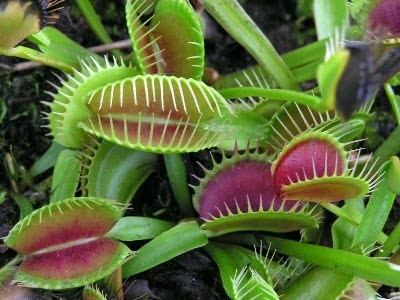
#> input picture image-processing/data/DL04_Img1.jpg, 400 x 300 px
$ python image.py   (Python 2 division)   (older library calls are emulated)
#> lines starting #> are read from the running program, lines starting #| are printed output that depends on the picture; after the words box and inside, x2 and y2 are one past the last pixel; in counts of white or black regions, pixels touching at a corner belong together; long printed decimals are rounded
### image-processing/src/convolution.py
import numpy as np

def linear_conv(kernel, vector, type='full'):
    """Realize linear convolution between two one-dimensional arrays.

    Keyword arguments:
    kernel -- first input array
    vector -- second input array
    type   -- mode of the convolution (default 'full' )
    """

    #create result vector
    if type=='full':
        m = len(vector) + len(kernel) - 1
        diff = 0
    elif type=='same':
        m = len(vector) if len(vector) >  len(kernel) else len(kernel)
        diff = int(np.ceil(2 * m  - len(kernel) - len(vector))/2)

    result = [ 0 for x in range(m)]

    for i in range(len(vector), m+1):
        vector = np.insert(vector, len(vector), 0)
    for i in range(len(kernel), m+1):
        kernel = np.insert(kernel, len(kernel), 0)

    #convolution
    for i in range(diff, m+diff):
        sum = 0
        for j in range(0, i+1):
            sum += vector[j] * kernel[i-j]
        result[i-diff] = sum

    return result

### image-processing/src/conv2d.py
import numpy as np

def linear_conv2d(kernel, vector, type='full'):
    """Realize linear convolution between two one-dimensional arrays.

    Keyword arguments:
    kernel -- first input array
    vector -- second input array
    type   -- mode of the convolution (default 'full' )
    """

    #create result vector
    m = len(vector) + len(kernel) - 1

    resultParcial = [[ 0 for x in range(0, m)] for y in range(0, m)]
    vec = [[ 0 for x in range(0, m)] for y in range(0, m)]
    ker = [[ 0 for x in range(0, m)] for y in range(0, m)]

    for i in range(0, len(vector)):
    	for j in range(0, len(vector)):
    		vec[i][j] = vector[i][j]

    for i in range(0, len(kernel)):
    	for j in range(0, len(kernel)):
    		ker[i][j] = kernel[i][j]

    #convolution
    for j in range(0, m):
    	for k in range(0, m):
    		sum = 0
    		for p in range(0, j+	1):
    			for q in range(0, k+1):
    				sum += ker[p][q] * vec[j-p][k-q]

    		resultParcial[j][k] = sum;

    # check if same
    if type == 'same':
    	tam = len(kernel)
    	diff = (len(vector)-1)/2

    	result = [[ 0 for x in range(0, tam)] for y in range(0, tam)]
    	for x in range(diff, m-diff):
    		for y in range(diff, m-diff):
    			result[x-diff][y-diff] = resultParcial[x][y]

    elif type == 'full':
    	result = resultParcial

    return result

### image-processing/src/filters.py
import cv2
import numpy as np

def apply_filter(image, filter, filepath, type=None, noise=None):
    """Apply filter to image.

    Keyword arguments:
    image      -- matrix with image
    filter     -- matrix containing
    filepath   -- path where image will be save
    """

    if (type == None):
        result = cv2.filter2D(image, -1, filter)
    elif (type == 'median'):
        result = cv2.medianBlur(image,noise)
    elif (type == 'laplace'):
        result = cv2.Laplacian(image,cv2.CV_64F)
    elif (type == 'sobel'):
        result = cv2.Sobel(image,cv2.CV_64F,0,1,ksize=3)
    elif (type == 'canny'):
        result = cv2.Canny(image,100,200)

    cv2.imwrite(filepath, result)
    return result

def segmentation_region(image, filepath):

    # define the list of boundaries BGR
    # first is lower bound and second upper bound
    boundaries = [
    	([0, 120, 120], [30, 255, 255]), #Norte
    	([0, 120, 0], [20, 255, 80]), # Nordeste
    	([0, 0, 140], [20, 40, 255]), # Centro-Oeste
    	([120, 0, 0], [255, 100, 100]), #Suldeste
    	([120, 120, 0], [255, 255, 50]) #Sul
    ]

    images = list()

    # loop over the boundaries
    i = 0
    for (lower, upper) in boundaries:
    	# create NumPy arrays from the boundaries
    	lower = np.array(lower, dtype = "uint8")
    	upper = np.array(upper, dtype = "uint8")

    	# find the colors within the specified boundaries and apply
    	# the mask
    	mask = cv2.inRange(image, lower, upper)
    	output = cv2.bitwise_and(image, image, mask = mask)

    	images.append(output)

    	# show the images
    	cv2.imwrite(filepath+ "/map"+str(i)+".png",  output)
    	i+=1

    return images

def mse(image1, image2):
	"""Calculate Mean Square Error

    Keyword arguments:
    image1     -- matrix with image
    image2     -- matrix with image
    """

	error = ((image1 - image2) ** 2).mean(axis=None)

	return error


### image-processing/src/image.py
import numpy as np
from cv2 import COLOR_BGR2GRAY, IMREAD_COLOR, IMREAD_GRAYSCALE, FONT_HERSHEY_PLAIN, THRESH_BINARY, THRESH_OTSU
from cv2 import cvtColor, imread, imwrite, rectangle, putText, threshold, blur, GaussianBlur
import convolution as conv
import filters
import conv2d
from scipy import signal
from skimage.filters import threshold_otsu
from skimage.segmentation import clear_border
from skimage.measure import label, regionprops
from skimage.morphology import closing, square
from skimage.color import label2rgb

###########################################
## Problem 1

array1 = np.array([1,2,3,4,5])
array2 = np.array([1,2,3])
print(np.convolve(array1, array2, 'same'))
print(conv.linear_conv(array1,array2, 'same'))

print(np.convolve(array1, array2))
print(conv.linear_conv(array1,array2))

print(np.convolve(array2, array1))
print(conv.linear_conv(array2,array1))

#########################################
#Problem 2
ar1 = np.array([
	[8, 5, 8, 1, 6, 8, 7],
	[9, 9, 2, 8, 2, 7, 8],
	[2, 9, 4, 9, 7, 3, 2],
	[9, 2, 9, 7, 1, 9, 5],
	[6, 9, 8, 7, 3, 1, 5],
	[1, 9, 9, 7, 1, 4, 6],
	[3, 5, 6, 4, 1, 4, 7]])

ar2 = np.array([
	[3,2,2],
	[1,1,3],
	[3,1,2]])

print(signal.convolve2d(ar1, ar2, 'full'))
print(conv2d.linear_conv2d(ar1,ar2))

print(signal.convolve2d(ar2, ar1, 'full'))
print(conv2d.linear_conv2d(ar2,ar1))

print(signal.convolve2d(ar1, ar2, 'same'))
print(conv2d.linear_conv2d(ar1,ar2, 'same'))

print(signal.convolve2d(ar2, ar1, 'same'))
print(conv2d.linear_conv2d(ar2,ar1, 'same'))


#########################################
#Problem 3

image = imread('../data/DL04_Img1.jpg', IMREAD_COLOR)
#> image is the input picture: shape (300, 400, 3); mean B, G, R 56.9, 107.8, 93.8
image_gray = cvtColor(image, COLOR_BGR2GRAY)

filter1 = np.array([[1.0/9.0 for x in range(0, 3)] for y in range(0, 3)], dtype=np.float32)
filter2 = np.array([[1.0/49.0 for x in range(0, 7)] for y in range(0, 7)], dtype=np.float32)
filter3 = np.array([[1.0/121.0 for x in range(0, 11)] for y in range(0, 11)], dtype=np.float32)

filters.apply_filter(image_gray, filter1, '../gallery/result1.png')
filters.apply_filter(image_gray, filter2, '../gallery/result2.png')
filters.apply_filter(image_gray, filter3, '../gallery/result3.png')
filters.apply_filter(image, filter3, '../gallery/result4.png')

#########################################
#Problem 4
noisen = imread('../data/DL04_Img2 (2).jpg', IMREAD_COLOR)
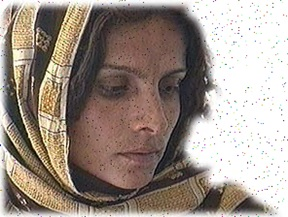
#> input picture image-processing/data/DL04_Img2 (2).jpg, 288 x 217 px
#> noisen is the input picture: shape (217, 288, 3); mean B, G, R 136.5, 145.4, 157.7
smooth_image = imread('../data/DL04_Img2 (1).jpg', IMREAD_COLOR)
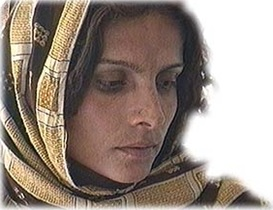
#> input picture image-processing/data/DL04_Img2 (1).jpg, 273 x 210 px
#> smooth_image is the input picture: shape (210, 273, 3); mean B, G, R 129.8, 139.2, 152.8
noisen_image = np.array(smooth_image, dtype=np.uint8)
#make matrices with same shape
for i in range(3, 213):
    for j in range(3, 270):
        noisen_image[i-3][j-3] = noisen[i][j]
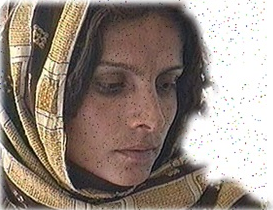
#> noisen_image: shape (210, 273, 3); mean B, G, R 127.5, 137, 150.4

error = filters.mse(smooth_image, smooth_image)
#> in mse, `error = ((image1 - image2) ** 2).mean(axis=None)`: error = 0
#> error = 0
print(" erro teste  " + str(error))
#|  erro teste  0.0
filter5 = np.array([[1.0/25.0 for x in range(0, 5)] for y in range(0, 5)], dtype=np.float32)

mean1 = filters.apply_filter(noisen_image, filter1, '../gallery/mean1.png')
error = filters.mse(smooth_image, mean1)
#> error = 65.54
print(" erro media 1: " + str(error))
#|  erro media 1: 65.539
mean2 = filters.apply_filter(noisen_image, filter5, '../gallery/mean2.png')
error = filters.mse(smooth_image, mean2)
#> error = 66.41
print(" erro media 2: " + str(error))
#|  erro media 2: 66.412
mean3 = filters.apply_filter(noisen_image, filter2, '../gallery/mean3.png')
error = filters.mse(smooth_image, mean3)
#> error = 66.47
print(" erro media 3: " + str(error))
#|  erro media 3: 66.466
mean4 = filters.apply_filter(noisen_image, filter3, '../gallery/mean4.png')
error = filters.mse(smooth_image, mean4)
#> error = 69.25
print(" erro media 3: " + str(error))
#|  erro media 3: 69.247
median1 = filters.apply_filter(noisen_image, filter3, '../gallery/median1.png', 'median', 3)
error = filters.mse(smooth_image, median1)
#> error = 60.97
print(" erro mediana 1: " + str(error))
#|  erro mediana 1: 60.973
median2 = filters.apply_filter(noisen_image, filter3, '../gallery/median2.png', 'median', 5)
error = filters.mse(smooth_image, median2)
#> error = 58.66
print(" erro mediana 2: " + str(error))
#|  erro mediana 2: 58.660
median3 = filters.apply_filter(noisen_image, filter3, '../gallery/median3.png', 'median', 7)
error = filters.mse(smooth_image, median3)
#> error = 58.64
print(" erro mediana 3: " + str(error))
#|  erro mediana 3: 58.642

#########################################
# Problem 5

#Detectin edges
map = imread('../data/DL04_Img3.jpg', IMREAD_COLOR)
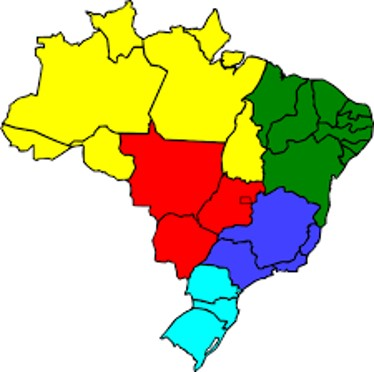
#> input picture image-processing/data/DL04_Img3.jpg, 374 x 372 px
#> map is the input picture: shape (372, 374, 3); mean B, G, R 156.6, 205.6, 209.4
map_gray = cvtColor(map, COLOR_BGR2GRAY)
map_sobel = filters.apply_filter(map_gray, [], '../gallery/map-sobel.png', 'sobel')
map_laplace = filters.apply_filter(map_gray, [], '../gallery/map-laplace.png', 'laplace')
map_canny = filters.apply_filter(map_gray, [], '../gallery/map-canny.png', 'canny')
#> in apply_filter (call 14), `result = cv2.Canny(image,100,200)`: result: shape (372, 374); 5% white in thin lines or dots

for i in range(len(map_gray)):
    for j in range(len(map_gray[0])):
        border_canny = map_canny[i][j] != 0
        border_laplace = 230 <= map_laplace[i][j] <= 255
        border_sobel = 230 <= map_sobel[i][j] <= 255
        if( (230 <= map_gray[i][j] <= 255) or border_laplace  ):
            map_gray[i][j] = 0

#total area
r, thresh1 = threshold(map_gray,50,255,THRESH_BINARY)
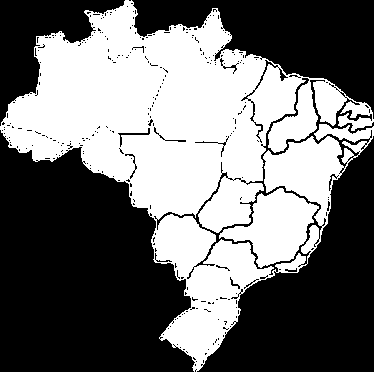
#> thresh1: shape (372, 374); 44.2% white; 2 white regions
imwrite('../gallery/thresh.png', thresh1)
regions = regionprops(thresh1)
#> regions = 1 regions; box (x1, y1, x2, y2) and area: (0, 0, 374, 372) 61472

country_area = 0
map = imread('../data/DL04_Img3.jpg')
for region in regions:
    # take regions with large enough areas
    country_area = region.area
    if region.area >= 100:
        # draw rectangle around segmented coins
        minr, minc, maxr, maxc = region.bbox
#> this loop made 1 pass
#> (country_area, minr, minc, maxr, maxc) on pass 1: (61472, 0, 0, 372, 374)

#segmentation
regions = filters.segmentation_region(map, '../gallery/')
#> after the loop in segmentation_region, `for (lower, upper) in boundaries:`: i = 5; images = 5 items
#> regions = 5 items

new_map = np.zeros((len(map)+100, len(map[0])+100, 3), dtype=np.uint8)
#> new_map: shape (472, 474, 3); every value is 0
diff = [[0,0], [0,50],[70, -10],[40, 70],[70,30]]
for x in range(0,5):
    map_lap = filters.apply_filter(regions[x], [], '../gallery/map'+str(x)+'-laplace.png', 'laplace')
    for i in range(0, len(regions[x])):
        for j in range(0, len(regions[x][0])):
            r = regions[x][i][j][0]
            g = regions[x][i][j][1]
            b = regions[x][i][j][2]
            border = map_lap[i][j]
            if( r != 0 or g!= 0 or b!=0 ):
                new_map[i + diff[x][0]][j + diff[x][1]] = regions[x][i][j]
            elif( border[0] != 0 and border[1] != 0 and border[2] != 0):
                new_map[i + diff[x][0]][j + diff[x][1]] = border


new_map_gray = cvtColor(new_map, COLOR_BGR2GRAY)
new_map_gray = GaussianBlur(new_map_gray,(5,5),0)
r, new_thresh = threshold(new_map_gray,50,255,THRESH_BINARY)
#> new_thresh: shape (472, 474); 26.6% white; 14 white regions, largest, box (x1, y1, x2, y2) and area: (2, 2, 267, 183) 28584, (111, 195, 254, 347) 10779, (273, 228, 390, 330) 6685

#ref: http://scikit-image.org/docs/dev/auto_examples/segmentation/plot_label.html
bw = closing(new_map_gray > 50, square(3))
#> bw: shape (472, 474) bool; 26.7% white; 5 white regions, box (x1, y1, x2, y2) and area: (2, 2, 267, 183) 28652, (111, 195, 254, 347) 10917, (300, 65, 422, 225) 9258, (273, 228, 390, 330) 6701, (193, 334, 271, 440) 4305

# remove artifacts connected to image border
cleared = clear_border(bw)

# label image regions
label_image = label(cleared)
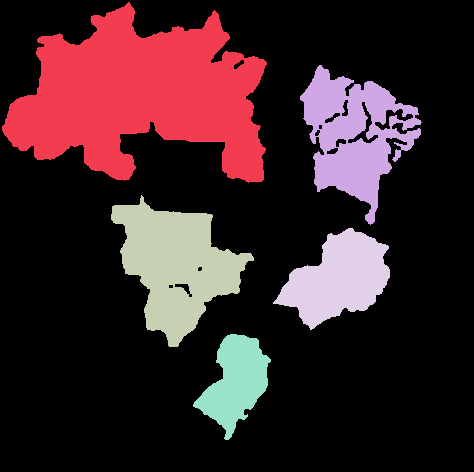
#> label_image: shape (472, 474) int32; 6 distinct labels, from 0 to 5; one colour per label, 0 black

p = 0.0
for region in regionprops(label_image):
    state_area = region.area
    percent_area = state_area*100 / country_area
    p+= percent_area
    if region.area >= 100:
        # draw rectangle around segmented regions
        minr, minc, maxr, maxc = region.bbox
        rectangle(new_map,(minc,minr),(maxc, maxr),(255,9,255),2)

        # write percentual area
        col = int((minc+maxc)/2)-50
        row = int((minr+maxr)/2)
        putText(new_map, "{:.2f}".format(percent_area)+'%',(col, row), FONT_HERSHEY_PLAIN, 1.5,(200,200,200), 2)
#> this loop made 5 passes
#> (state_area, percent_area, p, minr, minc, maxr, maxc, col) on pass 1: (28652, 46.61, 46.61, 2, 2, 183, 267, 84)
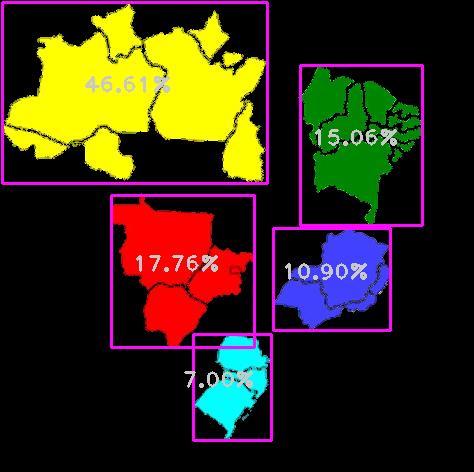
#> new_map: shape (472, 474, 3); mean B, G, R 23.5, 43.4, 55.4
#> after the loop, p = 97.33

#imwrite('../gallery/regions.png', new_map)
imwrite('../gallery/final.png', new_map)
